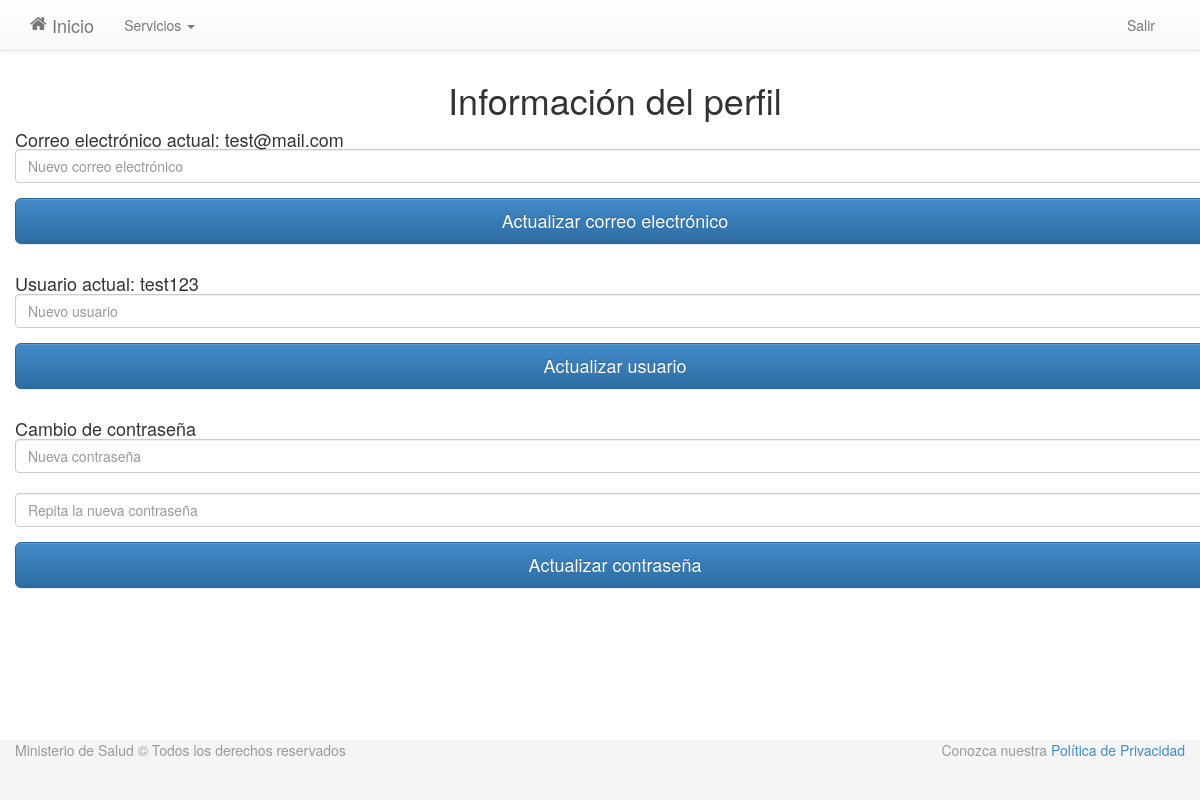
The page /perfilmed/ (signed in) on the database as committed earlier.
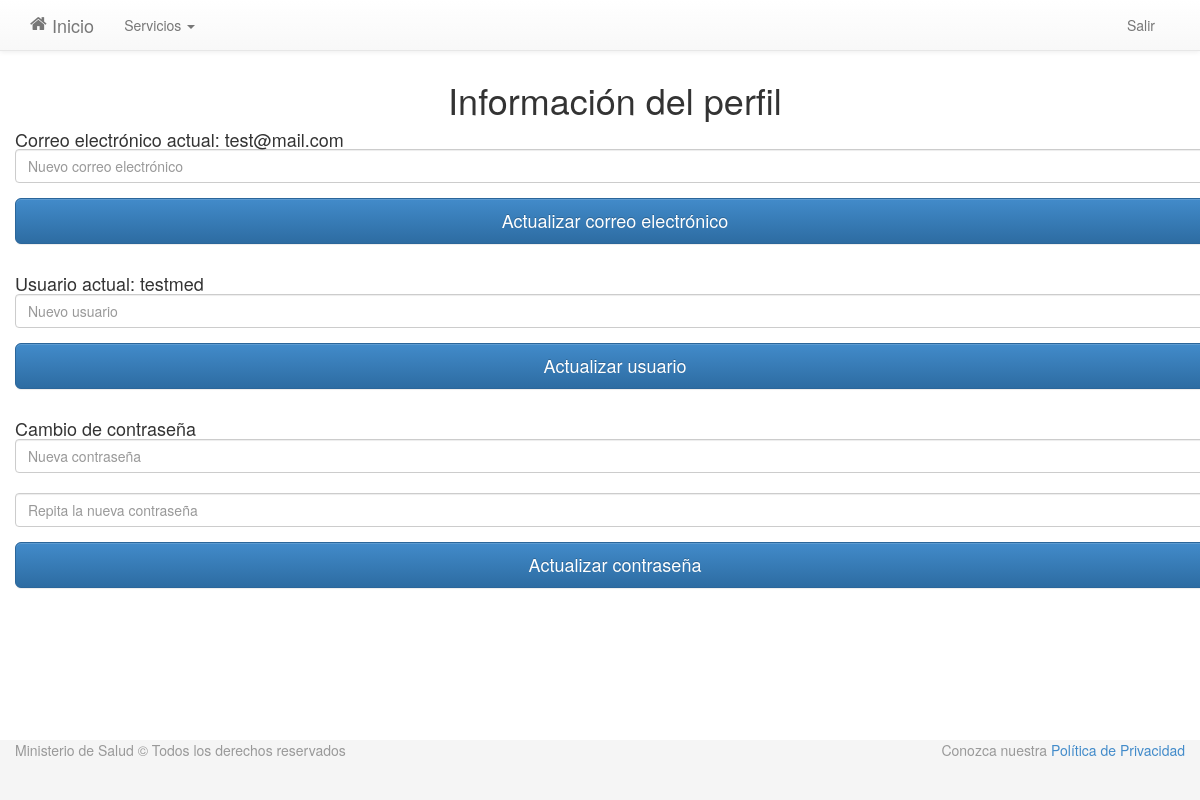
The same page on the database as committed later.
### tables this page shows
CREATE TABLE Médico (idmedico INTEGER UNIQUE NOT NULL PRIMARY KEY ASC AUTOINCREMENT, nombres VARCHAR (50), apellidos VARCHAR (50), tipoId VARCHAR (2) REFERENCES TipoId (tipo), numeroId VARCHAR (30), idespecialidad VARCHAR NOT NULL REFERENCES Especialidades (especialidad), fechaNacimiento DATE, sexo VARCHAR REFERENCES Sexo (descripcion), grupoSanguineo VARCHAR REFERENCES "Grupo Sanguineo" (descripcion), modalidad CHAR (1) NOT NULL REFERENCES Modalidades (modalidad), mail VARCHAR (60) NOT NULL, tarjetaProfesional VARCHAR UNIQUE, teléfono INT, usuario VARCHAR (40) NOT NULL UNIQUE, clave VARCHAR (256) NOT NULL, idrol CHAR NOT NULL REFERENCES Roles (idrol), Estado VARCHAR (1) REFERENCES Estado (Descripcion) DEFAULT ACTIVO);

### app.py (the view, shortened to what this page needs)
@app.route('/perfilmed/', methods=['GET', 'POST'])
def perfilmed():
    if session:
        if session.get('rol') == '2':
            frm = Perfil(request.form)
            usuario = session['usr']
            if request.method == 'GET':
                sql = f"SELECT mail, usuario, clave FROM Médico WHERE usuario='{usuario}'"
                res = seleccion(sql)
                if len(res) == 0:
                    tit = f"No se encontraron datos para : {session['usr']}"
                else:
                    tit = f"Se muestran los datos para : {session['usr']}"
                    frm = Perfil()
                return render_template('forms/perfil.html', form=frm, titulo=tit, data=res)
        else:
            return render_template('pages/invalid.html')
    else:
        return render_template('errors/no_logueado.html')

### forms.py
class Perfil(FlaskForm):
    usr = StringField('Usuario *', validators=[Length(
        min=6, max=40, message='Longitud debe estar entre 6 y 40')])
    pwd = PasswordField(
        'Contraseña *')
    confirm = PasswordField(
        'Contraseña *')
    mailUsuario = EmailField(
        'Email *')
    usrUpdate = SubmitField('Actualizar usuario')
    pwdUpdate = SubmitField('Actualizar contraseña')
    mailUsuarioUpdate = SubmitField('Actualizar correo electrónico')

### db.py (called while the page is built)
def seleccion(sql) -> list:
    try:
        with sqlite3.connect(URL_DB) as con:
            cur = con.cursor()
            res = cur.execute(sql).fetchall()
    except Exception:
        res = None
    return res

### templates/forms/perfil.html (shortened to what this page needs)
{% extends 'layouts/main.html' %}
{% block content %}
    <div class="container">
        <div class="row align-items-center">
          <div class="col-12 hero-text-image">
            <div class="row">
    <form method="post" class="form">
      <h1 class="form-heading" style="text-align: center;" data-aos="fade-right">
        Información del perfil
      </h1>
      {% for dat in data %}
        <div class='c2'>
          <h4 class="form-group">
        Correo electrónico actual: {{ dat[0] }}
          <br>
        {{ form.mailUsuario(class_ = 'form-control last-input', placeholder =
        "Nuevo correo electrónico") }}
          </h4>
        <input
          type="submit"
          value="Actualizar correo electrónico"
          name="action1"
          class="btn btn-primary btn-lg btn-block"
          onClick="{ form.mailUsuarioUpdate() }"
        />
        </div>
        <br>
        <div class='c2'>
          <h4 class="form-group">
        Usuario actual: {{ dat[1] }}
          <br>
        {{ form.usr(class_ = 'form-control first-input', placeholder =
        "Nuevo usuario", autofocus = true) }}
          </h4>
        <input
        type="submit"
        value="Actualizar usuario"
        name="action2"
        class="btn btn-primary btn-lg btn-block"
        onClick="{ fform.usrUpdate() }"
      />
          </div>
        <br>
        <div class='c2'>
          <h4 class="form-group">
        Cambio de contraseña
          <br>
        {{ form.pwd(class_ = 'form-control last-input', placeholder =
        "Nueva contraseña") }}
        <br>
        {{ form.confirm(class_ = 'form-control last-input', placeholder =
        "Repita la nueva contraseña") }}
          </h4>
        <input
        type="submit"
        value="Actualizar contraseña"
        name="action3"
        class="btn btn-primary btn-lg btn-block"
        onClick="{ form.pwdUpdate() }"
      />
        </div>
      {% endfor %}
    </form>
    </div>
</div>
</div>
</div>
    {% endblock %}

### templates/layouts/main.html (shortened to what this page needs)
<!doctype html>
<head>
<link type="text/css" rel="stylesheet" href="/static/css/font-awesome-4.1.0.min.css" />
<link type="text/css" rel="stylesheet" href="/static/css/bootstrap-3.1.1.min.css">
<link type="text/css" rel="stylesheet" href="/static/css/bootstrap-theme-3.1.1.min.css" />
<link type="text/css" rel="stylesheet" href="/static/css/layout.main.css" />
<link type="text/css" rel="stylesheet" href="/static/css/main.css" />
<link type="text/css" rel="stylesheet" href="/static/css/main.responsive.css" />
<link type="text/css" rel="stylesheet" href="/static/css/main.quickfix.css" />
</head>
<body>
  <div id="wrap">
    <div class="navbar navbar-default navbar-fixed-top">
      <div class="container">
        <div class="navbar-header">
          <a class="navbar-brand" href="{{ url_for('home') }}" title="Back to homepage">
            <i class="fa fa-home pull-left"></i>
            Inicio
          </a>
        </div>
        <div class="collapse navbar-collapse">
          {% if session.rol == '2' %}
          <ul class="nav navbar-nav">
            <li class="dropdown">
              <a class="dropdown-toggle" data-toggle="dropdown">Servicios <b class="caret"></b></a>
            </li>
          </ul>
          {% endif %}
          {% if 'usr' in session %}
          <ul class="nav navbar-nav pull-right">
            <li><a href="{{ url_for('logout') }}">Salir</a></li>
          </ul>
          {% endif %}
        </div>
      </div>
    </div>
    <main id="content" role="main" class="container">
      {% block content %}{% endblock %}
    </main>
  </div>
  <div id="footer">
    <div class="collapse navbar-collapse my-5 pt-5 text-muted text-small">
      <div class="nav navbar-nav ">
                <p class="mb-1">Ministerio de Salud &copy; Todos los derechos reservados</p></div>
        {% block footer %}
        <div class="nav navbar-nav pull-right">
        <p class="mb-1 active">Conozca nuestra <a href="{{ url_for('privacy') }}">Política de Privacidad</a></p></div>{% endblock %}
      </div>
    </div>
</body>
</html>

### static/css/layout.main.css (style rules this page uses)
html, body { height: 100%; }
#wrap { min-height: 100%; height: auto !important; height: 100%; margin: 0 auto -60px; padding: 0 0 60px; }
#footer { height: 60px; background-color: #f5f5f5; }
#wrap > .container { padding: 60px 15px 0; }

### static/css/main.css (style rules this page uses)
a { cursor: pointer; }

Rows that differ between the two databases and show on the page:
changed Médico "test@mail.com": usuario "test123" → "testmed"
